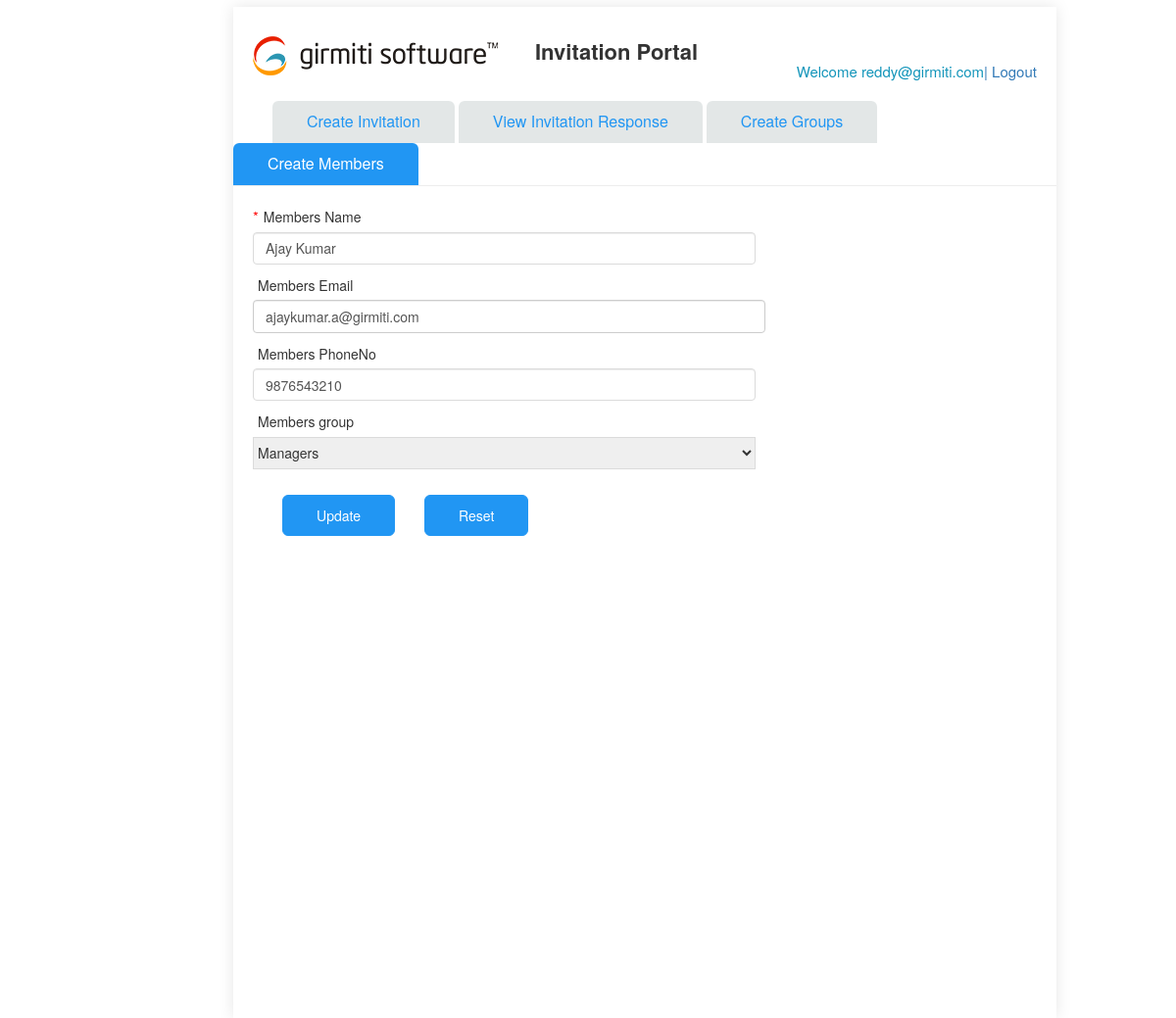
/dynamics_edit_members.php?id=165 (signed in), run on the app's committed database.
### tables this page shows
CREATE TABLE `members_table` (
  `Id` int(11) NOT NULL,
  `salutation` varchar(200) DEFAULT NULL,
  `name` varchar(200) DEFAULT NULL,
  `emailId` varchar(256) NOT NULL,
  `phone_num` varchar(25) DEFAULT 'NULL',
  `groupId` varchar(256) DEFAULT NULL,
  `father_name` varchar(100) DEFAULT NULL,
  `father_num` varchar(20) DEFAULT NULL,
  `alone` varchar(20) DEFAULT NULL,
  `spose` varchar(20) DEFAULT NULL,
  `Child` varchar(20) DEFAULT NULL,
  `others` varchar(20) DEFAULT NULL,
  `status` int(11) NOT NULL DEFAULT 0,
  `groupname` varchar(255) DEFAULT NULL
);

### dynamic_members2.php (called while the page is built, shortened)
<?php
	include('Config.php');
	$sqlQuery2 = " SELECT * FROM groups_table";
	$result = $db->query($sqlQuery2);
?>

### dynamics_edit_members.php (the view, shortened to what this page needs)
<?php
include 'dynamic_members2.php';
$username1 = $_SESSION['user'];
$id = $_GET['id'];
$sqlQuery_member_select = "SELECT * FROM members_table where Id=".$id;
$result_member_select = $db->query($sqlQuery_member_select);
$row = mysqli_fetch_assoc($result_member_select);
$name = $row['name'];
$emailid = $row['emailId'];
$phonenum = $row['phone_num'];
$groupdid = $row['groupId'];
?>
<!DOCTYPE HTML>
<html>
    <head>
        <link rel='stylesheet' href='https://maxcdn.bootstrapcdn.com/bootstrap/3.3.6/css/bootstrap.min.css' />
        <link rel='stylesheet'
            href='https://cdnjs.cloudflare.com/ajax/libs/bootstrap-datetimepicker/2.0.1/css/bootstrap-datetimepicker.min.css' />
        <link rel="stylesheet" href="css/jquery.tree-multiselect.min.css">
        <link rel='stylesheet' href='css/main.css'>
        <link rel='stylesheet' href='css/font-awesome.css'>
        <link href='css/glyphicons-regular.css' rel='stylesheet'>
        <link href='https://www.jqueryscript.net/css/jquerysctipttop.css' rel='stylesheet' type='text/css'>
    </head>
    <body>
        <article class='all-main-container'>
            <div class='col-xs-12 content-wrapper'>
                <div>
                    <header class='col-sm-12 all-page-header'>
                        <div class='col-sm-7 ' align='right'>
                            <p><img src='images/logo.png' alt='Logo' align='left'></p>
                            <p class='invitation-title'><b>Invitation Portal</b></p>
                        </div>
                        <div class='col-sm-5'>
                            <div class='pull-right user-settings'>
                                <table>
                                    <tbody>
                                        <tr>
                                            <td class='profile-text'>Welcome <?php echo "$username1"; ?><a
                                                    href='logout.php'><span class='profile-text'></span>| Logout</a></td>
                                        </tr>
                                    </tbody>
                                </table>
                            </div>
                        </div>
                    </header>
                    <a href='Invitaion_portal_admin.php'>
                        <div class='tab-header-container marginL40'>
                            Create Invitation
                        </div>
                    </a>
                    <a href='Invitation_list.php'>
                        <div class='tab-header-container'>
                            View Invitation Response
                        </div>
                    </a>
                    <a href='dynamics_group_members.php'>
                        <div class='tab-header-container'>
                            Create Groups
                        </div>
                    </a>
                    <a href='dynamics_members.php'>
                        <div class='tab-header-container active'>
                            Create Members
                        </div>
                    </a>
                </div>
                <div class='searchConteiner'>
                    <div class='row rowfluidalignment'>
                        <form id="member_edit" class="" method="post" action="">
                            <div class="col-sm-8">
                                <label><span class='requiredFiled'>*</span>Members Name</label>
                                <input id='membersname' name='membersname' class='form-control'
                                    onblur='this.value=this.value.trim();' type='text' value='<?php echo $name;?>'>
                            </div>
                            <div class="col-sm-8">
                                <label><span class='requiredFiled'></span>Members Email</label>
                                <input id='membersemail' name='membersemail' class='form-control'
                                    onblur='this.value=this.value.trim();' type='email' value='<?php echo $emailid;?>'>
                            </div>
                            <div class="col-sm-8">
                                <label><span class='requiredFiled'></span>Members PhoneNo</label>
                                <input id='membersphone' name='membersphone' class='form-control'
                                    onblur='this.value=this.value.trim();' type='text' value='<?php echo $phonenum;?>'>
                            </div>
                            <div class="col-sm-8">
                                <label><span class='requiredFiled'></span>Members group</label>
                                <?php
                                    echo "<select id='membersgroup' name='membersgroup[]' class='error_msg'>";
                                            while ($row = $result->fetch_assoc())
                                            {
                                                $group_name = $row['name'];
                                                $group_id = $row['id'];
                                                if($groupdid ==$group_id){
                                                    echo '<option value="'.$group_id.':'.$group_name.'" selected="selected">'.$group_name.'</option>';
                                                } else{
                                                    echo '<option value="'.$group_id.':'.$group_name.'">'.$group_name.'</option>';
                                                }
                                            }
                                        echo "</select>";
                                    ?>
                            </div>
                            <div class='col-sm-8'>
                                <input name="submit" type="submit" value="Update" id="submit"
                                    class='btn btn-info cust-bttn submit' />
                                <input name="reset" type="reset" value="Reset" id="submit"
                                    class='btn btn-info cust-bttn submit' />
                            </div>
                        </form>
                    </div>
                </div>
            </div>
        </article>
    </body>

### css/main.css (style rules this page uses)
body { padding-bottom: 20px; }
.all-main-container { margin-left: 17em; padding-top: 0.5em; height: 99vh; width: 70%; height: 100%; }
.content-wrapper { display: block; padding: 0; margin: 0; box-shadow: 0 0px 15px rgba(0, 0, 0, 0.1); }
.btn-info { background-color: #c6c6c6; border-color: #c6c6c6; float: left; }
.cust-bttn { margin: 26px 0px 0px 30px; border-radius: 6px; padding:10px 34px; background-color: #2196F3; border-color: #2196F3; }
.searchConteiner { border-top: 1px solid #ededed; display: block; padding-bottom: 5px; background: #fff; padding: 20px 20px; width: 100%; height:850px; }
.searchConteiner input[type='text'] { display: inline-block; height: 33px; width: 98%; border: 1px solid #ccc; background: #ffff; }
.searchConteiner input[type='text'], .searchConteiner select { display: inline-block; height: 33px; width: 98%; border: 1px solid #dbdbdb; }
.all-page-header { background-color: #ffffff; padding: 20px 5px; }
.tab-header-container { background: rgba(0, 0, 0, 0) linear-gradient(0deg, #e3e7e7, #e3e7e7) repeat scroll 0 0 !important; display: inline-block; padding: 10px 35px; font-size: 16px; font-weight:500; border-top-left-radius: 6px; border-top-right-radius: 6px; }
.tab-header-container.active { background: #2196F3 !important; }
.tab-header-container.active { color: #fff ; }
.tab-header-container { color: #2196F3; text-decoration:none; }
.profile-text { font-size: 15px; color: #1395ba; float:right; margin-right: 0px; }
.invitation-title { font-size: 22px; font-weight: 700; }
.marginL40 { margin-left:40px; }
label { display: inline-block; max-width: 100%; margin-bottom: 5px; font-weight: normal; }
table { background-color: transparent; width: 100%; margin-top:25px; }
img { max-width: 100%; }
p { margin:0; }
input { border:solid 1px #ccc; border-radius: 5px; padding:7px 14px; margin-bottom:10px }
.requiredFiled { color:red; margin-right:5px; font-size:15px; }

### data on the page
members_table: membersname "Ajay Kumar", membersemail "ajaykumar.a@girmiti.com", membersphone "9876543210"

### other printed values
$username1 "reddy@girmiti.com"
form field value "Managers"
